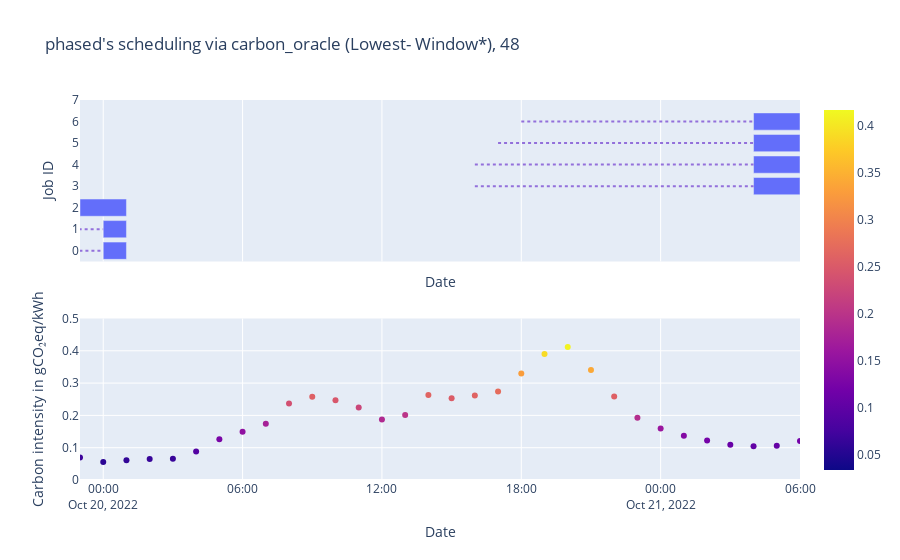
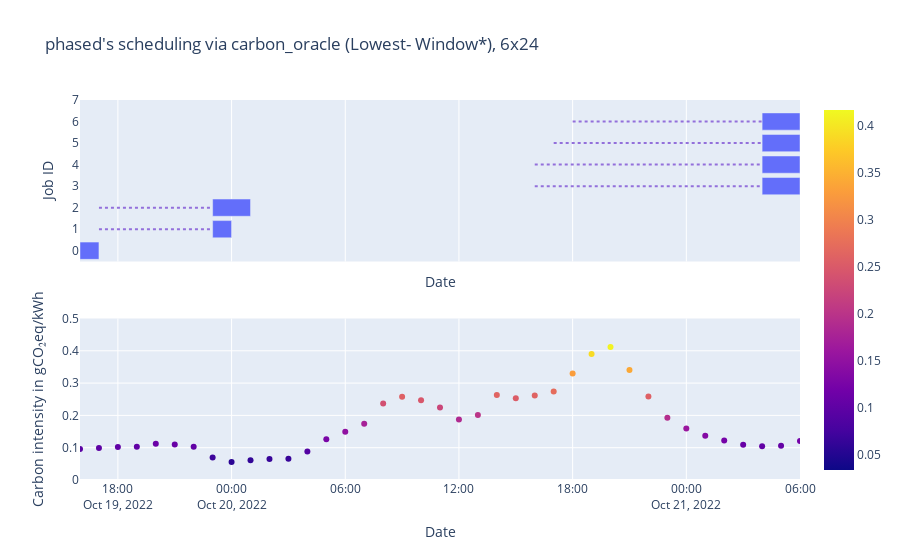
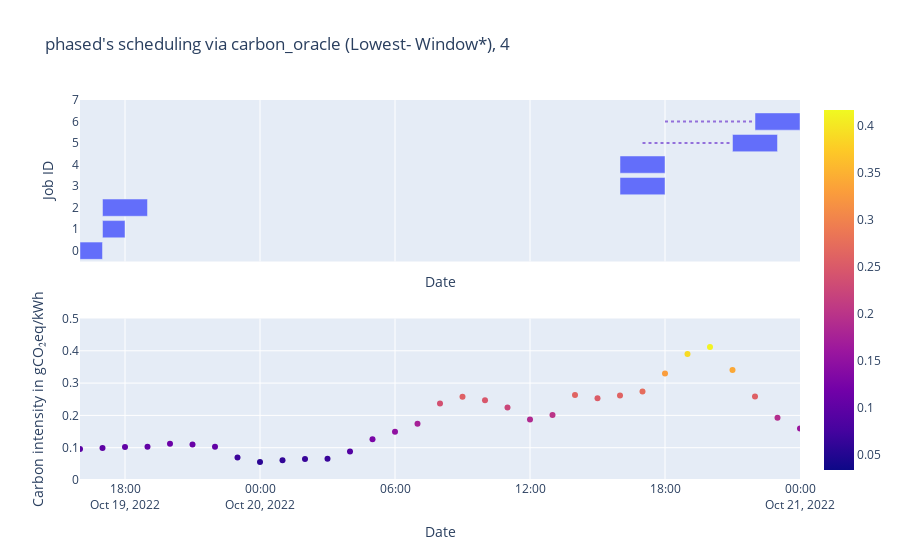

The notebook cell saved with these charts, in order:
### Code cell
import plotly.express as px
from datetime import datetime
from carbon import get_carbon_model, CarbonModel
import plotly.graph_objects as go
from plotly.subplots import make_subplots
import pytz

traces = ['phased'] # , "pai_200"

waiting_times = ["48", "6x24", "4"]

scheduling_policies = [ 
   #  ("carbon", "lowest"),
    ("carbon", "oracle"),
   #  ("carbon", "cst_average"),
    # ("suspend-resume-threshold", "oracle"),
    # ("suspend-resume-threshold", "oracle"),
    # ("suspend-resume", "oracle"),
]


carbon_trace = get_carbon_model("AU-SA", 7000)
start_date_in_carbon_trace_as_timestamp = carbon_trace.df.iloc[0]["timestamp"]

fig_carbon = px.scatter(carbon_trace.df, x='datetime', y="carbon_intensity_avg", color="carbon_intensity_avg", color_continuous_scale=px.colors.sequential.speed)

def time_to_dates(seconds_since_simulation_start) -> str:
    adjusted_timestamp = seconds_since_simulation_start + start_date_in_carbon_trace_as_timestamp
    date = datetime.fromtimestamp(adjusted_timestamp, pytz.timezone('UTC'))
    return date 

for trace in traces:
    
    for policy in scheduling_policies:
        for waiting_time in waiting_times:

            scheduling_policy = policy[0]
            carbon_policy = policy[1]
            df = load_task_details("simulation", trace, policy[0], 7000, policy[1], "AU-SA", 0, waiting_time).sort_values(by=["start_time", "length"])

            df["start_time_date"] = df["start_time"].apply(time_to_dates)
            df["submission_date"] = df["arrival_time"].apply(time_to_dates)
            # df["deadline"] = (df["arrival_time"] + (int(waiting_time) * 3600)).apply(time_to_dates)
            df["exit_time_date"] = df["exit_time"].apply(time_to_dates)

            min_date_in_trace = time_to_dates(df["start_time"].min())
            max_date_in_trace = time_to_dates(df["exit_time"].max())

            fig_gantt = px.timeline(df, x_start="start_time_date", x_end="exit_time_date", y="ID", hover_data=["start_time", "arrival_time"])

            submission_markers = []

            for row in df.itertuples(index=False):
                submission_markers.append({'type': 'line', 'x0': row.submission_date, 'x1': row.start_time_date, 'y0': row.ID, 'y1': row.ID, 'xref': 'x1', 'yref':'y1', 'line': dict(color="MediumPurple", width=2, dash="dot")})

            fig = make_subplots(rows=2, cols=1, shared_xaxes=True)

            fig.add_trace(fig_gantt.data[0], row=1, col=1)
            fig.add_trace(fig_carbon.data[0], row=2, col=1)

            title_key = f"{scheduling_policy}_{carbon_policy}"
            title = f"{scheduling_policy}_{carbon_policy} ({carbon_policy_labels.get(title_key, '')})"

            fig.update_layout(
                title_text = f"{trace}'s scheduling via {title}, {waiting_time}",
                xaxis=dict(
                    type='date',
                ),
                xaxis2=dict(
                    type='date'
                ), 
                shapes=submission_markers
            )
            fig.update_xaxes(title_text="Date", range=[min_date_in_trace, max_date_in_trace])

            fig.update_yaxes(title_text="Job ID", fixedrange=True, row=1, col=1)
            fig.update_yaxes(title_text="Carbon intensity in gCO₂eq/kWh", fixedrange=True, row=2, col=1)

            yaxis2 = fig.layout.yaxis2

            fig.update_layout({'yaxis': {'range': [-0.5,df['ID'].max() + 1], 'tickmode': 'linear'}})
            fig.update_layout({'yaxis2': {'range': [0,0.5]}})

            fig.show()

### Figure 1 — Plotly figure (JSON) as saved in the notebook; plotly's stock layout.template omitted (floating-point values rounded to 4 significant figures; data arrays with more than 128 entries replaced by an {"elided": "..."} marker saying what was removed)
{"data": [{"alignmentgroup": "True", "base": ["2022-10-19T23:00:00+00:00", "2022-10-20T00:00:00+00:00", "2022-10-20T00:00:00+00:00", "2022-10-21T04:00:00+00:00", "2022-10-21T04:00:00+00:00", "2022-10-21T04:00:00+00:00", "2022-10-21T04:00:00+00:00"], "customdata": [[25200, 3600], [28800, 0], [28800, 3600], [129600, 86400], [129600, 86400], [129600, 90000], [129600, 93600]], "hovertemplate": "start_time_date=%{base}<br>exit_time_date=%{x}<br>ID=%{y}<br>start_time=%{customdata[0]}<br>arrival_time=%{customdata[1]}<extra></extra>", "legendgroup": "", "marker": {"color": "#636efa", "pattern": {"shape": ""}}, "name": "", "offsetgroup": "", "orientation": "h", "showlegend": false, "textposition": "auto", "type": "bar", "x": [7200000, 3600000, 3600000, 7200000, 7200000, 7200000, 7200000], "xaxis": "x", "y": [2, 0, 1, 3, 4, 5, 6], "yaxis": "y"}, {"hovertemplate": "datetime=%{x}<br>carbon_intensity_avg=%{marker.color}<extra></extra>", "legendgroup": "", "marker": {"color": {"elided": "720 float values"}, "coloraxis": "coloraxis", "symbol": "circle"}, "mode": "markers", "name": "", "orientation": "v", "showlegend": false, "type": "scatter", "x": {"elided": "720 str values"}, "xaxis": "x2", "y": {"elided": "720 float values"}, "yaxis": "y2"}], "layout": {"shapes": [{"line": {"color": "MediumPurple", "dash": "dot", "width": 2}, "type": "line", "x0": "2022-10-19T17:00:00+00:00", "x1": "2022-10-19T23:00:00+00:00", "xref": "x", "y0": 2, "y1": 2, "yref": "y"}, {"line": {"color": "MediumPurple", "dash": "dot", "width": 2}, "type": "line", "x0": "2022-10-19T16:00:00+00:00", "x1": "2022-10-20T00:00:00+00:00", "xref": "x", "y0": 0, "y1": 0, "yref": "y"}, {"line": {"color": "MediumPurple", "dash": "dot", "width": 2}, "type": "line", "x0": "2022-10-19T17:00:00+00:00", "x1": "2022-10-20T00:00:00+00:00", "xref": "x", "y0": 1, "y1": 1, "yref": "y"}, {"line": {"color": "MediumPurple", "dash": "dot", "width": 2}, "type": "line", "x0": "2022-10-20T16:00:00+00:00", "x1": "2022-10-21T04:00:00+00:00", "xref": "x", "y0": 3, "y1": 3, "yref": "y"}, {"line": {"color": "MediumPurple", "dash": "dot", "width": 2}, "type": "line", "x0": "2022-10-20T16:00:00+00:00", "x1": "2022-10-21T04:00:00+00:00", "xref": "x", "y0": 4, "y1": 4, "yref": "y"}, {"line": {"color": "MediumPurple", "dash": "dot", "width": 2}, "type": "line", "x0": "2022-10-20T17:00:00+00:00", "x1": "2022-10-21T04:00:00+00:00", "xref": "x", "y0": 5, "y1": 5, "yref": "y"}, {"line": {"color": "MediumPurple", "dash": "dot", "width": 2}, "type": "line", "x0": "2022-10-20T18:00:00+00:00", "x1": "2022-10-21T04:00:00+00:00", "xref": "x", "y0": 6, "y1": 6, "yref": "y"}], "title": {"text": "phased's scheduling via carbon_oracle (Lowest-\nWindow*), 48"}, "xaxis": {"anchor": "y", "domain": [0, 1], "matches": "x2", "range": ["2022-10-19T23:00:00+00:00", "2022-10-21T06:00:00+00:00"], "showticklabels": false, "title": {"text": "Date"}, "type": "date"}, "xaxis2": {"anchor": "y2", "domain": [0, 1], "range": ["2022-10-19T23:00:00+00:00", "2022-10-21T06:00:00+00:00"], "title": {"text": "Date"}, "type": "date"}, "yaxis": {"anchor": "x", "domain": [0.575, 1], "fixedrange": true, "range": [-0.5, 7], "tickmode": "linear", "title": {"text": "Job ID"}}, "yaxis2": {"anchor": "x2", "domain": [0, 0.425], "fixedrange": true, "range": [0, 0.5], "title": {"text": "Carbon intensity in gCO₂eq/kWh"}}}}

### Figure 2 — Plotly figure (JSON) as saved in the notebook; plotly's stock layout.template omitted (floating-point values rounded to 4 significant figures; data arrays with more than 128 entries replaced by an {"elided": "..."} marker saying what was removed)
{"data": [{"alignmentgroup": "True", "base": ["2022-10-19T16:00:00+00:00", "2022-10-19T23:00:00+00:00", "2022-10-19T23:00:00+00:00", "2022-10-21T04:00:00+00:00", "2022-10-21T04:00:00+00:00", "2022-10-21T04:00:00+00:00", "2022-10-21T04:00:00+00:00"], "customdata": [[0, 0], [25200, 3600], [25200, 3600], [129600, 86400], [129600, 86400], [129600, 90000], [129600, 93600]], "hovertemplate": "start_time_date=%{base}<br>exit_time_date=%{x}<br>ID=%{y}<br>start_time=%{customdata[0]}<br>arrival_time=%{customdata[1]}<extra></extra>", "legendgroup": "", "marker": {"color": "#636efa", "pattern": {"shape": ""}}, "name": "", "offsetgroup": "", "orientation": "h", "showlegend": false, "textposition": "auto", "type": "bar", "x": [3600000, 3600000, 7200000, 7200000, 7200000, 7200000, 7200000], "xaxis": "x", "y": [0, 1, 2, 3, 4, 5, 6], "yaxis": "y"}, {"hovertemplate": "datetime=%{x}<br>carbon_intensity_avg=%{marker.color}<extra></extra>", "legendgroup": "", "marker": {"color": {"elided": "720 float values"}, "coloraxis": "coloraxis", "symbol": "circle"}, "mode": "markers", "name": "", "orientation": "v", "showlegend": false, "type": "scatter", "x": {"elided": "720 str values"}, "xaxis": "x2", "y": {"elided": "720 float values"}, "yaxis": "y2"}], "layout": {"shapes": [{"line": {"color": "MediumPurple", "dash": "dot", "width": 2}, "type": "line", "x0": "2022-10-19T16:00:00+00:00", "x1": "2022-10-19T16:00:00+00:00", "xref": "x", "y0": 0, "y1": 0, "yref": "y"}, {"line": {"color": "MediumPurple", "dash": "dot", "width": 2}, "type": "line", "x0": "2022-10-19T17:00:00+00:00", "x1": "2022-10-19T23:00:00+00:00", "xref": "x", "y0": 1, "y1": 1, "yref": "y"}, {"line": {"color": "MediumPurple", "dash": "dot", "width": 2}, "type": "line", "x0": "2022-10-19T17:00:00+00:00", "x1": "2022-10-19T23:00:00+00:00", "xref": "x", "y0": 2, "y1": 2, "yref": "y"}, {"line": {"color": "MediumPurple", "dash": "dot", "width": 2}, "type": "line", "x0": "2022-10-20T16:00:00+00:00", "x1": "2022-10-21T04:00:00+00:00", "xref": "x", "y0": 3, "y1": 3, "yref": "y"}, {"line": {"color": "MediumPurple", "dash": "dot", "width": 2}, "type": "line", "x0": "2022-10-20T16:00:00+00:00", "x1": "2022-10-21T04:00:00+00:00", "xref": "x", "y0": 4, "y1": 4, "yref": "y"}, {"line": {"color": "MediumPurple", "dash": "dot", "width": 2}, "type": "line", "x0": "2022-10-20T17:00:00+00:00", "x1": "2022-10-21T04:00:00+00:00", "xref": "x", "y0": 5, "y1": 5, "yref": "y"}, {"line": {"color": "MediumPurple", "dash": "dot", "width": 2}, "type": "line", "x0": "2022-10-20T18:00:00+00:00", "x1": "2022-10-21T04:00:00+00:00", "xref": "x", "y0": 6, "y1": 6, "yref": "y"}], "title": {"text": "phased's scheduling via carbon_oracle (Lowest-\nWindow*), 6x24"}, "xaxis": {"anchor": "y", "domain": [0, 1], "matches": "x2", "range": ["2022-10-19T16:00:00+00:00", "2022-10-21T06:00:00+00:00"], "showticklabels": false, "title": {"text": "Date"}, "type": "date"}, "xaxis2": {"anchor": "y2", "domain": [0, 1], "range": ["2022-10-19T16:00:00+00:00", "2022-10-21T06:00:00+00:00"], "title": {"text": "Date"}, "type": "date"}, "yaxis": {"anchor": "x", "domain": [0.575, 1], "fixedrange": true, "range": [-0.5, 7], "tickmode": "linear", "title": {"text": "Job ID"}}, "yaxis2": {"anchor": "x2", "domain": [0, 0.425], "fixedrange": true, "range": [0, 0.5], "title": {"text": "Carbon intensity in gCO₂eq/kWh"}}}}

### Figure 3 — Plotly figure (JSON) as saved in the notebook; plotly's stock layout.template omitted (floating-point values rounded to 4 significant figures; data arrays with more than 128 entries replaced by an {"elided": "..."} marker saying what was removed)
{"data": [{"alignmentgroup": "True", "base": ["2022-10-19T16:00:00+00:00", "2022-10-19T17:00:00+00:00", "2022-10-19T17:00:00+00:00", "2022-10-20T16:00:00+00:00", "2022-10-20T16:00:00+00:00", "2022-10-20T21:00:00+00:00", "2022-10-20T22:00:00+00:00"], "customdata": [[0, 0], [3600, 3600], [3600, 3600], [86400, 86400], [86400, 86400], [104400, 90000], [108000, 93600]], "hovertemplate": "start_time_date=%{base}<br>exit_time_date=%{x}<br>ID=%{y}<br>start_time=%{customdata[0]}<br>arrival_time=%{customdata[1]}<extra></extra>", "legendgroup": "", "marker": {"color": "#636efa", "pattern": {"shape": ""}}, "name": "", "offsetgroup": "", "orientation": "h", "showlegend": false, "textposition": "auto", "type": "bar", "x": [3600000, 3600000, 7200000, 7200000, 7200000, 7200000, 7200000], "xaxis": "x", "y": [0, 1, 2, 3, 4, 5, 6], "yaxis": "y"}, {"hovertemplate": "datetime=%{x}<br>carbon_intensity_avg=%{marker.color}<extra></extra>", "legendgroup": "", "marker": {"color": {"elided": "720 float values"}, "coloraxis": "coloraxis", "symbol": "circle"}, "mode": "markers", "name": "", "orientation": "v", "showlegend": false, "type": "scatter", "x": {"elided": "720 str values"}, "xaxis": "x2", "y": {"elided": "720 float values"}, "yaxis": "y2"}], "layout": {"shapes": [{"line": {"color": "MediumPurple", "dash": "dot", "width": 2}, "type": "line", "x0": "2022-10-19T16:00:00+00:00", "x1": "2022-10-19T16:00:00+00:00", "xref": "x", "y0": 0, "y1": 0, "yref": "y"}, {"line": {"color": "MediumPurple", "dash": "dot", "width": 2}, "type": "line", "x0": "2022-10-19T17:00:00+00:00", "x1": "2022-10-19T17:00:00+00:00", "xref": "x", "y0": 1, "y1": 1, "yref": "y"}, {"line": {"color": "MediumPurple", "dash": "dot", "width": 2}, "type": "line", "x0": "2022-10-19T17:00:00+00:00", "x1": "2022-10-19T17:00:00+00:00", "xref": "x", "y0": 2, "y1": 2, "yref": "y"}, {"line": {"color": "MediumPurple", "dash": "dot", "width": 2}, "type": "line", "x0": "2022-10-20T16:00:00+00:00", "x1": "2022-10-20T16:00:00+00:00", "xref": "x", "y0": 3, "y1": 3, "yref": "y"}, {"line": {"color": "MediumPurple", "dash": "dot", "width": 2}, "type": "line", "x0": "2022-10-20T16:00:00+00:00", "x1": "2022-10-20T16:00:00+00:00", "xref": "x", "y0": 4, "y1": 4, "yref": "y"}, {"line": {"color": "MediumPurple", "dash": "dot", "width": 2}, "type": "line", "x0": "2022-10-20T17:00:00+00:00", "x1": "2022-10-20T21:00:00+00:00", "xref": "x", "y0": 5, "y1": 5, "yref": "y"}, {"line": {"color": "MediumPurple", "dash": "dot", "width": 2}, "type": "line", "x0": "2022-10-20T18:00:00+00:00", "x1": "2022-10-20T22:00:00+00:00", "xref": "x", "y0": 6, "y1": 6, "yref": "y"}], "title": {"text": "phased's scheduling via carbon_oracle (Lowest-\nWindow*), 4"}, "xaxis": {"anchor": "y", "domain": [0, 1], "matches": "x2", "range": ["2022-10-19T16:00:00+00:00", "2022-10-21T00:00:00+00:00"], "showticklabels": false, "title": {"text": "Date"}, "type": "date"}, "xaxis2": {"anchor": "y2", "domain": [0, 1], "range": ["2022-10-19T16:00:00+00:00", "2022-10-21T00:00:00+00:00"], "title": {"text": "Date"}, "type": "date"}, "yaxis": {"anchor": "x", "domain": [0.575, 1], "fixedrange": true, "range": [-0.5, 7], "tickmode": "linear", "title": {"text": "Job ID"}}, "yaxis2": {"anchor": "x2", "domain": [0, 0.425], "fixedrange": true, "range": [0, 0.5], "title": {"text": "Carbon intensity in gCO₂eq/kWh"}}}}
